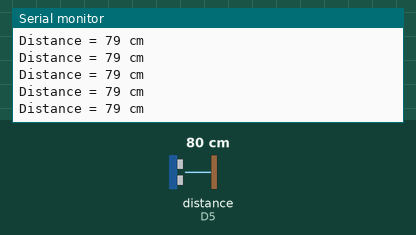
A sketch run on a simulated ESP8266 (NodeMCU). Shown: the last lines printed to the serial monitor. Wiring (inferred from the names in the program): ultrasonic range finder: trigger D6; echo D5. The inputs (shaded band) are chosen by the test bench; at power-on: distance to the obstacle (sensor on D5) 80 cm. The echo pulse lasts 58.3 µs per cm; the RemoteXY app is connected.

Above: at 1.2 s.
1.3 s: distance to the obstacle (sensor on D5) set to 2 cm
At 1.9 s:
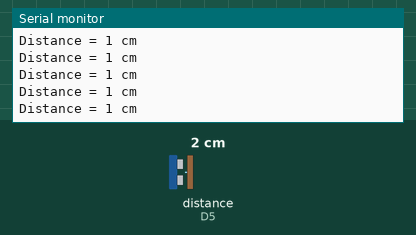
4.3 s: distance to the obstacle (sensor on D5) set to 18 cm
At 5.2 s:
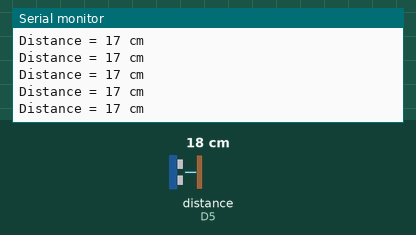
7.3 s: distance to the obstacle (sensor on D5) set to 4 cm
At 7.8 s:
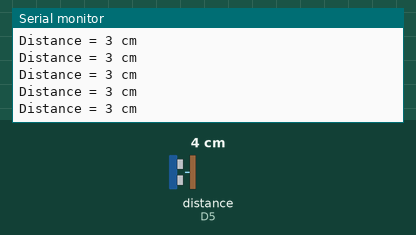
10.3 s: distance to the obstacle (sensor on D5) set to 120 cm
At 10.8 s:
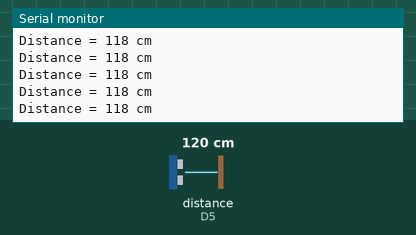
Timing chart, 0 to 13.3 s (numbered marks = the images above; inputs shaded):
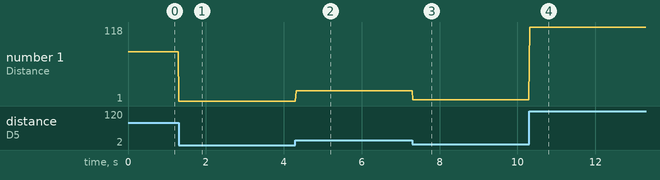

The sketch:

Program_Ultrasonic_Range_Meter_dg_RemoteXY.ino
```cpp
/***************************************
 * Project Ultrasonic Range Meter dengan RemoteXY
 * Board  : NodeMCU ESP8266 V3
 * Input  : Sensor ultrasonic HC-SR04
 * Output : RemoteXY
 * 99 Proyek IoT
 * www.ardutech.com
 ****************************************/

#define REMOTEXY_MODE__ESP8266WIFI_LIB_CLOUD
#include <ESP8266WiFi.h>
#include <RemoteXY.h>

//---GANTI SESUAI DENGAN JARINGAN WIFI
//---HOTSPOT ANDA
#define REMOTEXY_WIFI_SSID "ArdutechWiFi"
#define REMOTEXY_WIFI_PASSWORD "12345678"
#define REMOTEXY_CLOUD_SERVER "cloud.remotexy.com"
#define REMOTEXY_CLOUD_PORT 6376
//---GANTI SESUAI DENGAN TOKEN REMOTEXY ANDA
#define REMOTEXY_CLOUD_TOKEN "abb67f472e84cfe41f9c46326126e7e8"

const int trigP = D6;
const int echoP = D5;
long duration;
unsigned int distance;
// RemoteXY configurate
#pragma pack(push, 1)
uint8_t RemoteXY_CONF[] =
  { 255,0,0,12,0,72,0,10,13,1,
  129,0,16,9,29,6,94,85,108,116,
  114,97,115,111,110,105,99,0,129,0,
  13,17,36,6,94,82,97,110,103,101,
  32,77,101,116,101,114,0,129,0,4,
  27,18,6,31,82,97,110,103,101,32,
  58,0,67,4,29,26,23,8,31,13,
  11,66,129,5,41,52,8,2,26 };

// this structure defines all the variables and events of your control interface
struct {
  char text_1[11];  // string UTF8 end zero
    // output variables
  int8_t level_1; // =0..100 level position
    // other variable
  uint8_t connect_flag;  // =1 if wire connected, else =0
} RemoteXY;
#pragma pack(pop)

/////////////////////////////////////////////
//           END RemoteXY include          //
/////////////////////////////////////////////
void ReadUltrasonic()
{
  digitalWrite(trigP, LOW);
  delayMicroseconds(2);
  digitalWrite(trigP, HIGH);
  delayMicroseconds(10);
  digitalWrite(trigP, LOW);
  duration = pulseIn(echoP, HIGH);
  distance= duration*0.034/2;

  Serial.print("Distance = ");
  Serial.print(distance);
  Serial.println(" cm");
}


void setup()
{
  Serial.begin(9600);
  pinMode(trigP, OUTPUT);
  pinMode(echoP, INPUT);
  RemoteXY_Init ();
  // TODO you setup code
}

void loop()
{
  RemoteXY_Handler ();
  ReadUltrasonic();
  dtostrf(distance, 0, 0, RemoteXY.text_1);
  // TODO you loop code
  // use the RemoteXY structure for data transfer
  int level=map(distance,0,300,0,100);
  RemoteXY.level_1 =level ;

}
```

Measured:
- after the input at 1.3 s, the serial monitor: prints a new line at once (image 1)
- after the input at 4.3 s, the serial monitor: prints a new line at once (image 2)
- after the input at 7.3 s, the serial monitor: prints a new line at once (image 3)
- after the input at 10.3 s, the serial monitor: prints a new line at once (image 4)
- plotted number 1: 79 → 1 after the input at 1.3 s, 1 → 17 after the input at 4.3 s, 17 → 3 after the input at 7.3 s, 3 → 118 after the input at 10.3 s
